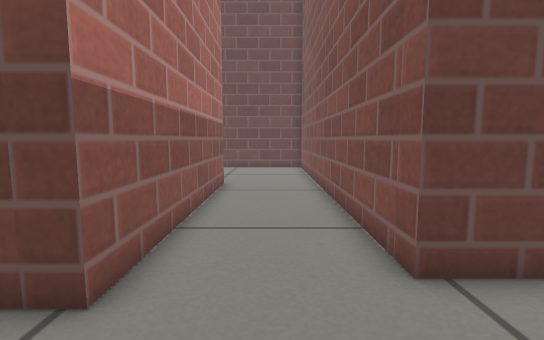
[1] (above)

17 first-person views from a walk through a world built for the Gazebo simulator. The camera is 0.4 m above the floor, tilts 6° down and sees 85° across. The floor is counted in squares, 0.2 m on a side. Each view is taken from the middle of a square. On the plan, view 1 faces up. The plan holds only what a view shows up to about 17 squares ahead; the rest is blank. Gazebo's built-in surfaces are drawn with simple patterns.

[2]
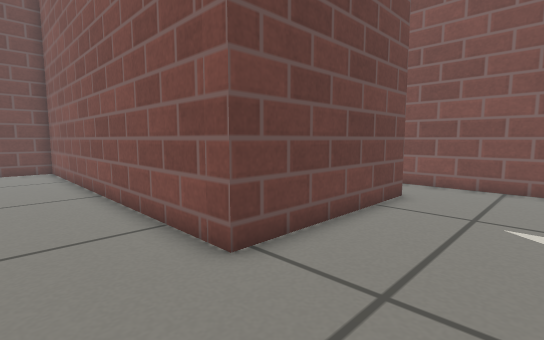

[3]
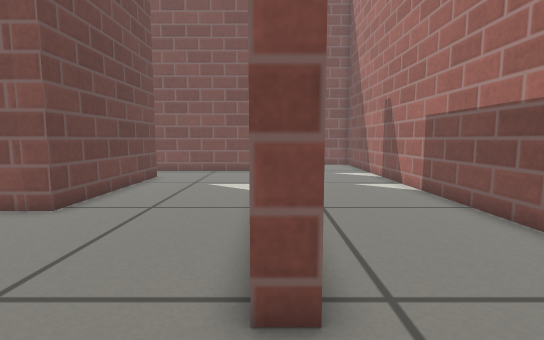

[4]
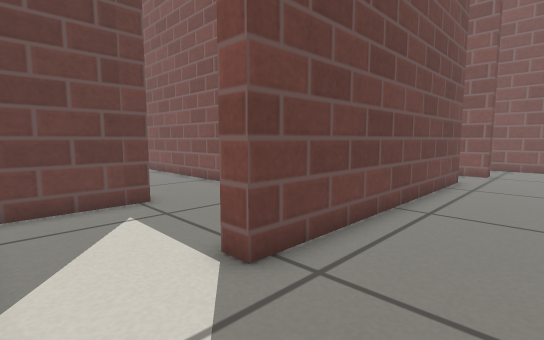

[5]
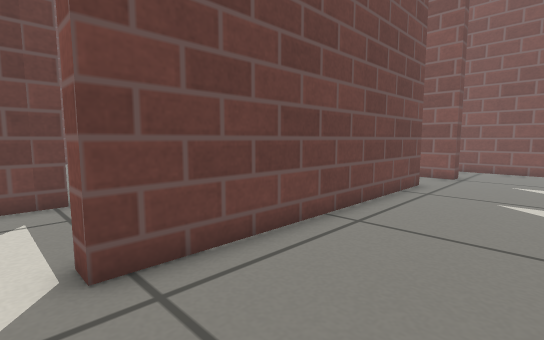

[6]
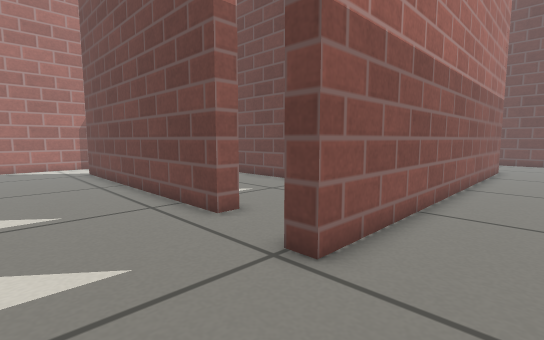

[7]
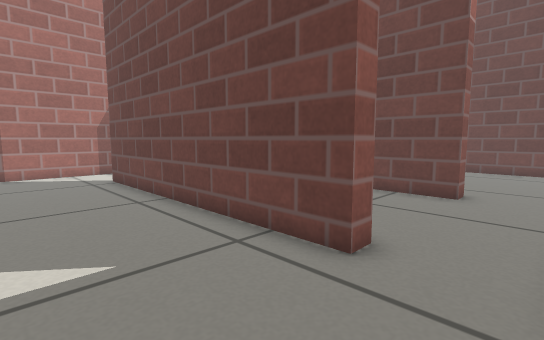

[8]
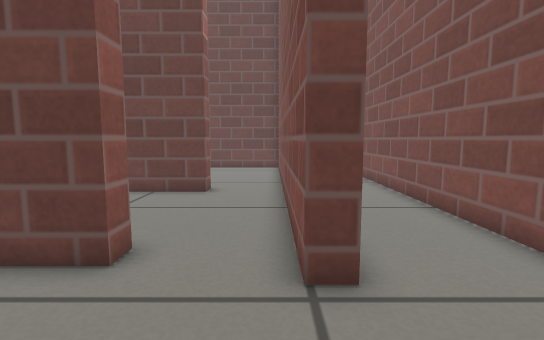

[9]
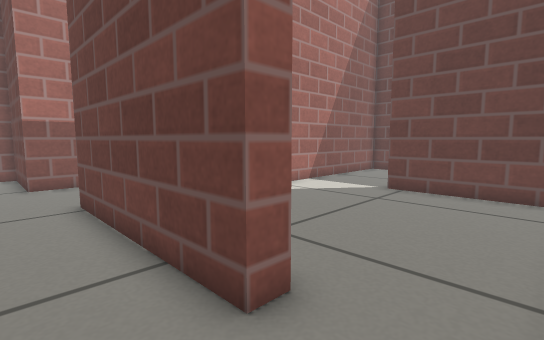

[10]
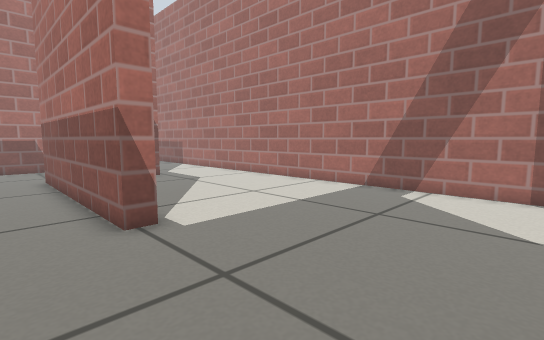

[11]
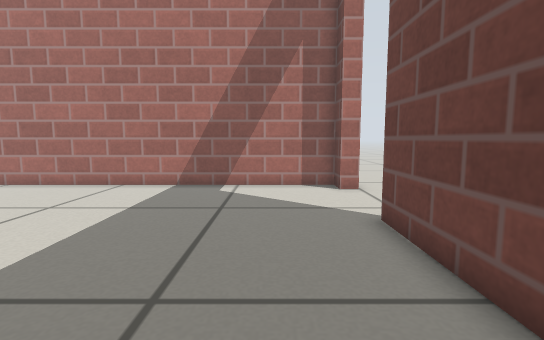

[12]
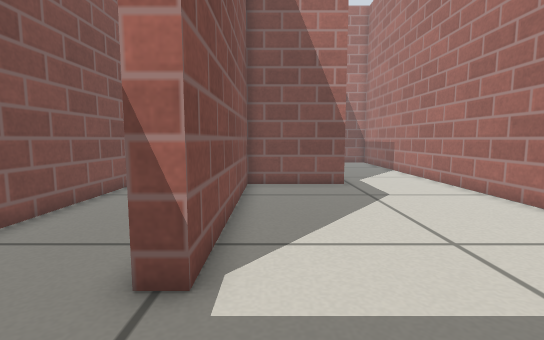

[13]
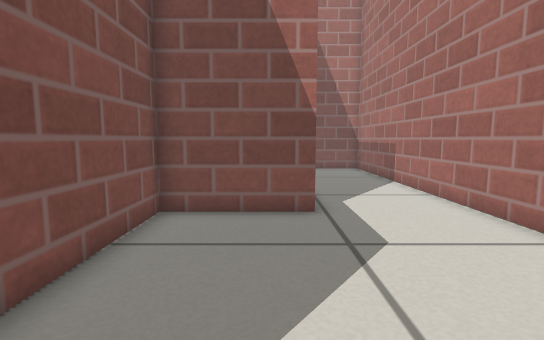

[14]
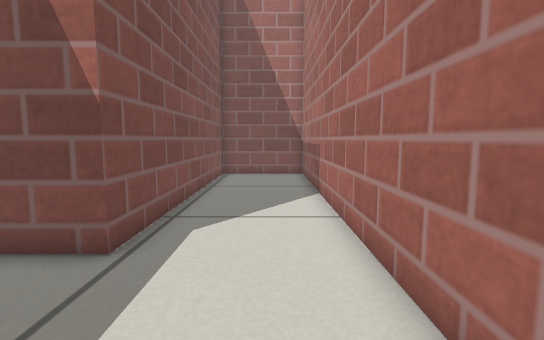

[15]
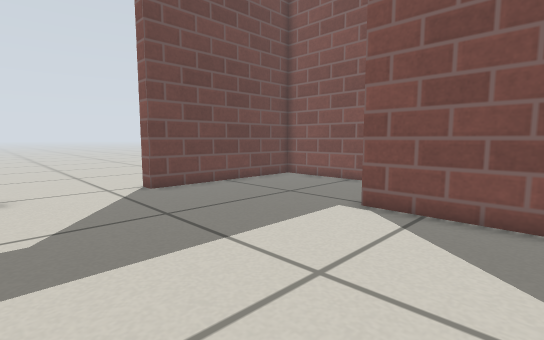

[16]
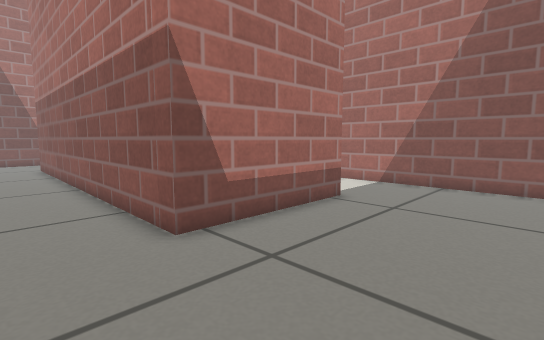

[17]
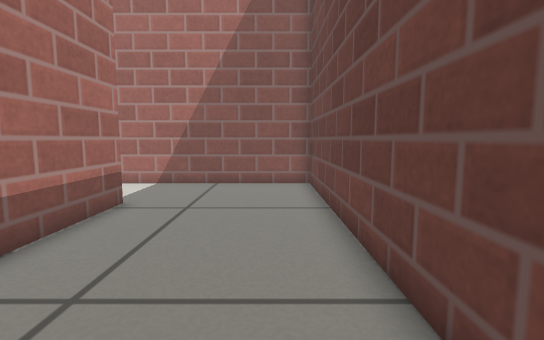

### Floor plan
Points are (right, up) in squares from view 1. A wall is a line through its corners. A room is listed if a view was taken in it or the views show most of it. See-through windows are left out.
Room 1 (views 1, 2, 3, 4, 5, 6, 7, 8, 9, 16, 17)
walls: (9.5, 4.9) (9.5, 4.1) (2, 4.1) (2, 13.5); (9.5, -1.8) (9.5, -2.5) (-2.9, -2.5) (-2.9, -1.8) (-0.9, -1.8); (6.9, 14.4) (13.2, 14.4) (13.2, -3.1) (12.4, -3.1) (12.4, 9.4); (11.6, 13.6) (6.9, 13.6); (-2.2, 13.3) (-2.2, 3.3) (-6.4, 3.3); (-6.4, -1.5) (-6.4, -6.2); (0.1, -7.8) (11.3, -7.8); (16.8, -6.2) (16.8, 8.5); (14.4, 20.7) (2.8, 20.7) (2.8, 11.7)
ways out: opening at (0, 14) to room 2
Room 2 (views 10, 11, 12, 13, 14, 15)
walls: (2, 13.5) (2, 20.7) (-6.1, 20.7); (-10.7, 20.7) (-11.8, 20.7) (-11.8, -7.8) (-7.2, -7.8) (-7.2, 4) (-2.9, 4) (-2.9, 13.3) (-2.2, 13.3)
ways out: opening at (0, 14) to room 1; open door at (-8.5, 21)

Where each view was taken, in squares from view 1:
view 1: 0 up, 0 right, facing up
view 2: 0 up, 1 left, facing up-right
view 3: 2 down, 6 left, facing right
view 4: 6 down, 6 left, facing up-right
view 5: 7 down, 4 left, facing up-right
view 6: 7 down, 16 right, facing up-left
view 7: 7 down, 12 right, facing up-left
view 8: 7 down, 12 right, facing up
view 9: 2 up, 12 right, facing up-left
view 10: 20 up, 0 right, facing down-left
view 11: 18 up, 1 right, facing left
view 12: 17 up, 4 left, facing down
view 13: 12 up, 6 left, facing down
view 14: 9 up, 10 left, facing down
view 15: 9 up, 11 left, facing up-right
view 16: 20 up, 16 right, facing down-left
view 17: 19 up, 16 right, facing left
